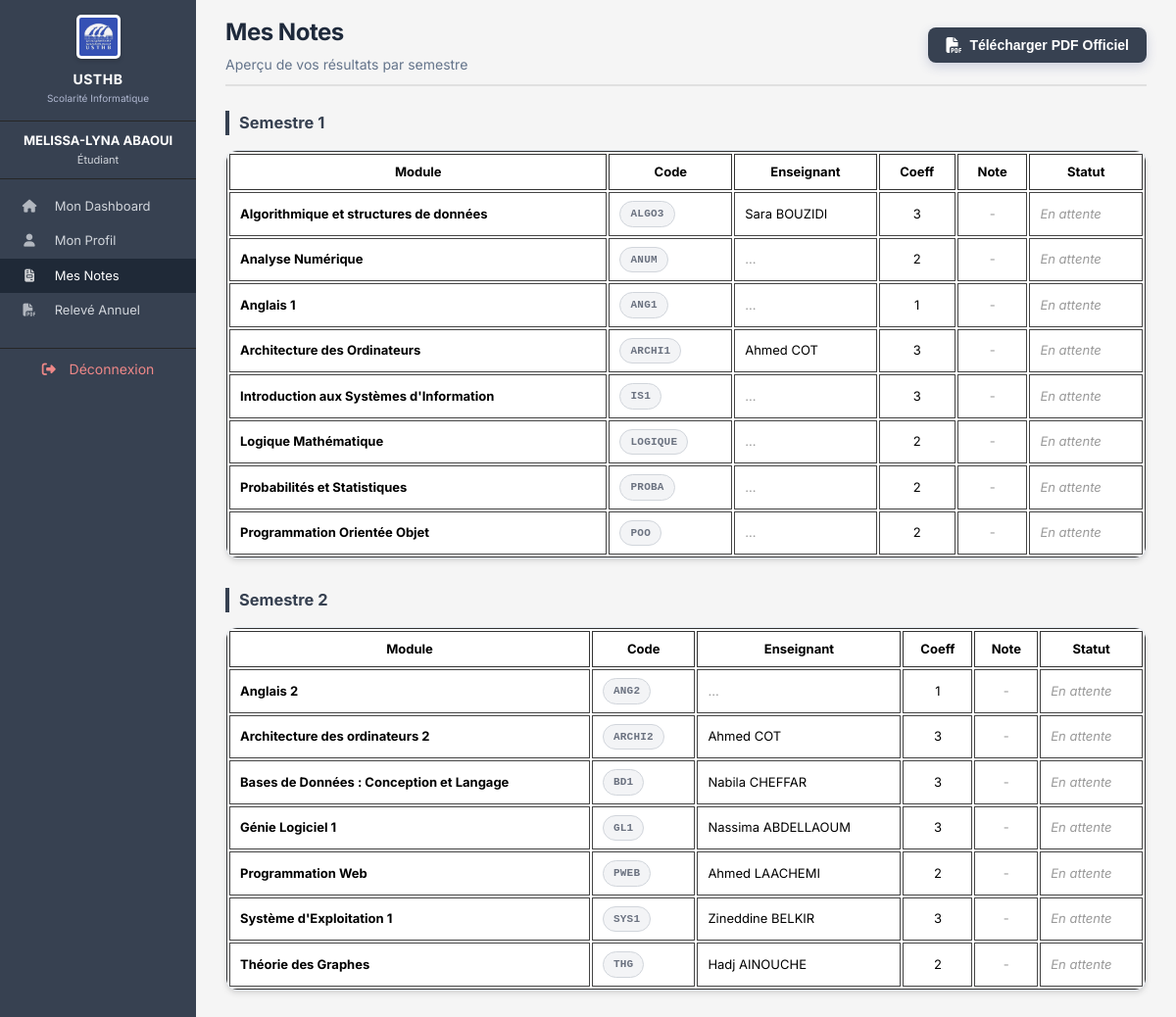
Page /mes_notes.php (signed in) on the committed database.
### tables this page shows
CREATE TABLE `modules` (
  `id` int(11) NOT NULL AUTO_INCREMENT,
  `code_module` varchar(20) NOT NULL,
  `intitule` varchar(200) NOT NULL,
  `coefficient` int(11) NOT NULL DEFAULT 1,
  `enseignant_id` int(11) DEFAULT NULL,
  `semestre` int(11) DEFAULT 1,
  `credits` int(11) DEFAULT 3,
  `section` varchar(10) DEFAULT 'C',
  PRIMARY KEY (`id`),
  UNIQUE KEY `code_module` (`code_module`),
  KEY `enseignant_id` (`enseignant_id`),
  CONSTRAINT `modules_ibfk_1` FOREIGN KEY (`enseignant_id`) REFERENCES `enseignants` (`id`) ON DELETE SET NULL
);

CREATE TABLE `enseignants` (
  `id` int(11) NOT NULL AUTO_INCREMENT,
  `matricule` varchar(20) NOT NULL,
  `nom` varchar(100) NOT NULL,
  `prenom` varchar(100) NOT NULL,
  `email` varchar(150) NOT NULL,
  `mot_de_passe` varchar(255) NOT NULL,
  `specialite` varchar(150) DEFAULT NULL,
  PRIMARY KEY (`id`),
  UNIQUE KEY `matricule` (`matricule`),
  UNIQUE KEY `email` (`email`)
);

### mes_notes.php (the view, shortened to what this page needs)
<?php
require_once 'config.php';
$user_id = $_SESSION['user_id'];
$stmt = $pdo->prepare("
    SELECT m.code_module, m.intitule, m.coefficient, m.semestre, n.note,
           e.nom as ens_nom, e.prenom as ens_prenom
    FROM modules m
    LEFT JOIN notes n ON m.id = n.module_id AND n.etudiant_id = ?
    LEFT JOIN enseignants e ON m.enseignant_id = e.id
    ORDER BY m.semestre, m.intitule
");
$stmt->execute([$user_id]);
$all_notes = $stmt->fetchAll();
$semestres = [1 => [], 2 => []];
foreach ($all_notes as $n) {
    $semestres[$n['semestre']][] = $n;
}
include 'includes/header.php';
include 'includes/sidebar.php';
?>
<div class="main-content">
    <div class="page-header">
        <h1>Mes Notes</h1>
        <p>Aperçu de vos résultats par semestre</p>
    </div>
    <?php foreach ([1, 2] as $s): ?>
    <h3 style="margin: 25px 0 15px; color: var(--primary-color); border-left: 4px solid var(--primary-color); padding-left: 10px;">
        Semestre <?= $s ?>
    </h3>
    <div class="table-container" style="margin-bottom: 30px;">
        <table>
            <thead>
                <tr>
                    <th>Module</th>
                    <th>Code</th>
                    <th>Enseignant</th>
                    <th style="text-align: center;">Coeff</th>
                    <th style="text-align: center;">Note</th>
                    <th>Statut</th>
                </tr>
            </thead>
            <tbody>
                <?php
                if (!empty($semestres[$s])):
                    foreach ($semestres[$s] as $n):
                ?>
                <tr>
                    <td><strong><?= htmlspecialchars($n['intitule']) ?></strong></td>
                    <td><span class="badge badge-code"><?= htmlspecialchars($n['code_module']) ?></span></td>
                    <td><?= $n['ens_nom'] ? htmlspecialchars($n['ens_prenom'].' '.$n['ens_nom']) : '<span style="color:#999;">...</span>' ?></td>
                    <td style="text-align: center;"><?= $n['coefficient'] ?></td>
                    <td style="text-align: center;">
                        <?= ($n['note'] !== null) ? '<strong>'.number_format($n['note'], 2).'</strong>' : '<span style="color:#999;">-</span>' ?>
                    </td>
                    <td>
                        <?php if ($n['note'] !== null): ?>
                            <span class="badge <?= $n['note'] >= 10 ? 'badge-admis' : 'badge-ajourne' ?>">
                                <?= $n['note'] >= 10 ? 'Valide' : 'Ajourné' ?>
                            </span>
                        <?php else: ?>
                            <span style="color:#999; font-style:italic;">En attente</span>
                        <?php endif; ?>
                    </td>
                </tr>
                <?php endforeach; else: ?>
                <tr><td colspan="6" class="empty-row">Aucun module pour ce semestre</td></tr>
                <?php endif; ?>
            </tbody>
        </table>
    </div>
    <?php endforeach; ?>
</div>
<?php include 'includes/footer.php'; ?>

### assets/css/style.css (style rules this page uses)
:root { --primary-color: #374151; --primary-dark: #1f2937; --sidebar-bg: #262626; --bg-light: #ffffff; --bg-body: #f3f4f6; --text-main: #111827; --text-muted: #6b7280; --accent-gray: #d1d5db; --valid-green: #059669; --invalid-red: #dc2626; }
* { margin: 0; padding: 0; box-sizing: border-box; }
body { font-family: 'Inter', -apple-system, BlinkMacSystemFont, "Segoe UI", Roboto, sans-serif; background-color: var(--bg-body); color: var(--text-main); font-size: 14px; line-height: 1.5; }
.main-content { flex: 1; padding: 15px 30px 20px; background-color: #f5f5f5; }
.page-header { margin-bottom: 20px; padding-bottom: 10px; border-bottom: 2px solid #e0e0e0; }
.page-header h1 { font-size: 24px; font-weight: 700; color: #1e293b; letter-spacing: -0.02em; }
.page-header p { color: #64748b; font-size: 14px; margin-top: 4px; }
.table-container { background: white; border: 1px solid #e2e8f0; border-radius: 12px; box-shadow: 0 4px 6px -1px rgba(0, 0, 0, 0.1), 0 2px 4px -1px rgba(0, 0, 0, 0.06); overflow: hidden; margin-bottom: 24px; }
table { width: 100%; border-collapse: separate; border-spacing: 2px; border: 1px solid #333; background: #fff; font-family: 'Inter', serif; }
table th { background-color: #fff; padding: 8px 10px; text-align: center; font-size: 13px; color: #000; font-weight: bold; border: 1px solid #333; text-transform: none; }
table td { padding: 8px 10px; border: 1px solid #444; font-size: 13px; color: #000; vertical-align: middle; background: #fff; }
.badge { display: inline-block; padding: 4px 10px; border-radius: 20px; font-size: 11px; font-weight: 600; text-transform: uppercase; letter-spacing: 0.02em; }
.badge-code { background-color: var(--bg-body); color: var(--text-muted); border: 1px solid var(--accent-gray); font-family: monospace; }

### rows in the picture
modules: intitule "Algorithmique et structures de données", code_module "ALGO3", enseignant.nom "Sara BOUZIDI", coefficient "3"
modules: intitule "Analyse Numérique", code_module "ANUM", coefficient "2"
modules: intitule "Anglais 1", code_module "ANG1", coefficient "1"
modules: intitule "Architecture des Ordinateurs", code_module "ARCHI1", enseignant.nom "Ahmed COT", coefficient "3"
modules: intitule "Introduction aux Systèmes d'Information", code_module "IS1", coefficient "3"
modules: intitule "Logique Mathématique", code_module "LOGIQUE", coefficient "2"
modules: intitule "Probabilités et Statistiques", code_module "PROBA", coefficient "2"
modules: intitule "Programmation Orientée Objet", code_module "POO", coefficient "2"
modules: intitule "Anglais 2", code_module "ANG2", coefficient "1"
modules: intitule "Architecture des ordinateurs 2", code_module "ARCHI2", enseignant.nom "Ahmed COT", coefficient "3"
modules: intitule "Bases de Données : Conception et Langage", code_module "BD1", enseignant.nom "Nabila CHEFFAR", coefficient "3"
modules: intitule "Génie Logiciel 1", code_module "GL1", enseignant.nom "Nassima ABDELLAOUM", coefficient "3"
modules: intitule "Programmation Web", code_module "PWEB", enseignant.nom "Ahmed LAACHEMI", coefficient "2"
modules: intitule "Système d'Exploitation 1", code_module "SYS1", enseignant.nom "Zineddine BELKIR", coefficient "3"
modules: intitule "Théorie des Graphes", code_module "THG", enseignant.nom "Hadj AINOUCHE", coefficient "2"

### other values in the picture
$_SESSION['prenom'] . ' ' . $_SESSION['nom'] "MELISSA-LYNA ABAOUI"
$s "1"
$s "2"
